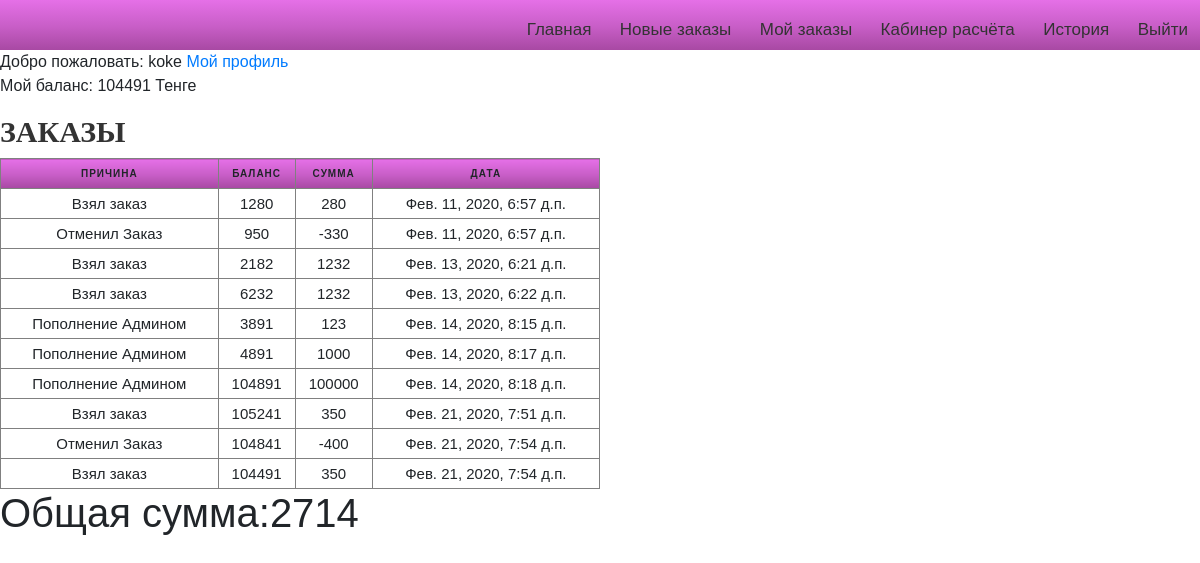
The app's page /curiers/private_curier_history/ (signed in) with its own data.
### curier/models.py (models this page shows)
class Curier(models.Model):
	user = models.OneToOneField(settings.AUTH_USER_MODEL, on_delete=models.CASCADE,related_name="mycurier")
	date_of_birth=models.DateField(blank=True, null=True)
	photo =models.ImageField(upload_to='curiers/%y/%m/%d', blank=True)
	experience=models.IntegerField(blank=True, null=True)
	phone = models.IntegerField(null=False, blank=False)
	is_available=models.BooleanField(default=False)
	balance = models.DecimalField(decimal_places=0,max_digits=1000,default=0)

class Changes(models.Model):
    user = models.ForeignKey(Curier,on_delete=models.CASCADE)
    balance_before= models.DecimalField(decimal_places=0,max_digits=1000,default=0)
    summa = models.DecimalField(decimal_places=0,max_digits=1000,default=0)
    reason = models.CharField(max_length=255)
    created_date=models.DateTimeField(default=timezone.now)

### curier/views.py (the view)
# urls.py: path("private_curier_history/",views.curier_history,name="curier_history"),
def curier_history(request):
    histories = Changes.objects.all().filter(user=request.user.mycurier)
    total=0
    for i in histories:
    		if i.reason!="Пополнение Админом":
    				total+=i.summa
    ctx={
    "history":histories,
    "total":total,
    }
    return render(request,"curiers/history.html",context=ctx)

### curier/templates/curiers/history.html (shortened to what this page needs)
{%extends 'curiers/base_curier.html' %} {%load static%} {%block title%} Личный кабиент Курьера 2{%endblock%} {%block content%}
<a href="{% url 'edit'%}">Мой профиль</a>
<p>Мой баланс: {{request.user.mycurier.balance}} Тенге</p>
<h2>Заказы</h2>
<table border="1" id="table_history">
    <thead>
    <tr>
        <th>Причина</th>
        <th>Баланс</th>
        <th>Сумма</th>
        <th>Дата</th>
    </tr>
    </thead>
    {%for i in history%}
    <tr>
        <td data-label="Причина">{{i.reason}}</td>
        <td data-label="Баланс">{{i.balance_before}}</td>
        <td data-label="Сумма">{{i.summa}}</td>
        <td data-label="Дата">{{i.created_date}}</td>
    </tr>
    {%endfor%}
</table>
<h1>Общая сумма:{{total}}</h1>
{%endblock content%}

### curier/templates/curiers/base_curier.html (shortened to what this page needs)
{% load static %}
<html lang="en">
<head>
    <link rel="stylesheet" href="https://use.fontawesome.com/releases/v5.8.2/css/all.css">
    <link rel="stylesheet" href="https://stackpath.bootstrapcdn.com/bootstrap/4.3.1/css/bootstrap.min.css">
    <link href="{% static 'css/style.css' %}" rel="stylesheet" />
</head>
<body>
    <div class="menu">
        <div class="links">
            {%if user.is_authenticated%}
            <a class="menu-item" href="{% url 'Home' %}">Главная</a>
            <a class="menu-item" href="{% url 'private_сurier2' %}">Новые заказы</a>
            <a class="menu-item" href="{% url 'private_сurier' %}">Мой заказы</a>
            <a class="menu-item" href="{% url 'curier_rashet' day='all'%}">Кабинер расчёта</a>
            <a class="menu-item" href="{% url 'curier_history' %}">История</a>
            <a class="menu-item" href="{% url 'user_logout' %}">Выйти</a> {%else%}
            <a class="menu-item" href="{% url 'user_login' %}">Авторизация</a> {%endif%}
        </div>
    </div>
    {%if user.is_authenticated%} Добро пожаловать: {{ user.username}} {%endif%} {%block content%} {%endblock content%}
</body>
</html>

### Lallog/static/css/style.css (style rules this page uses)
* { padding: 0; margin: 0; }
div { box-sizing: border-box; }
#table_history { width: 600px; font-size: 15px; }
#table_history th { height: 30px; background: #e570e7; background: -moz-linear-gradient(top, #e570e7 0%, #c85ec7 53%, #a849a3 100%); background: -webkit-linear-gradient(top, #e570e7 0%,#c85ec7 53%,#a849a3 100%); background: linear-gradient(to bottom, #e570e7 0%,#c85ec7 53%,#a849a3 100%); filter: progid:DXImageTransform.Microsoft.gradient( startColorstr='#e570e7', endColorstr='#a849a3',GradientType=0 ); }
#table_history td { height: 30px; }
table { width: 100%; margin:0; padding:0; border-collapse: collapse; border-spacing: 0; }
table tr { padding: 3px; }
table th, table td { padding: 3px; text-align: center; }
table th { text-transform: uppercase; font-size: 10px; letter-spacing: 1px; }
body { font-family: sans-serif; }
.menu { text-align: right; background: #e570e7; background: -moz-linear-gradient(top, #e570e7 0%, #c85ec7 53%, #a849a3 100%); background: -webkit-linear-gradient(top, #e570e7 0%,#c85ec7 53%,#a849a3 100%); background: linear-gradient(to bottom, #e570e7 0%,#c85ec7 53%,#a849a3 100%); filter: progid:DXImageTransform.Microsoft.gradient( startColorstr='#e570e7', endColorstr='#a849a3',GradientType=0 ); height: 50px; }
.menu-item { display: inline-block; color:#333; font-size: 17px; line-height: 30px; padding: 15px 12px; text-decoration: none; }
h2 { color: #333333; font-family: "Open+Sans"; font-size: 30px; font-weight: 700; text-transform: uppercase; margin-top: 10px; }

### records on screen
Changes: reason "Взял заказ", balance_before "1280", summa "280", created_date "Фев. 11, 2020, 6:57 д.п."
Changes: reason "Отменил Заказ", balance_before "950", summa "-330", created_date "Фев. 11, 2020, 6:57 д.п."
Changes: reason "Взял заказ", balance_before "2182", summa "1232", created_date "Фев. 13, 2020, 6:21 д.п."
Changes: reason "Взял заказ", balance_before "6232", summa "1232", created_date "Фев. 13, 2020, 6:22 д.п."
Changes: reason "Пополнение Админом", balance_before "3891", summa "123", created_date "Фев. 14, 2020, 8:15 д.п."
Changes: reason "Пополнение Админом", balance_before "4891", summa "1000", created_date "Фев. 14, 2020, 8:17 д.п."
Changes: reason "Пополнение Админом", balance_before "104891", summa "100000", created_date "Фев. 14, 2020, 8:18 д.п."
Changes: reason "Взял заказ", balance_before "105241", summa "350", created_date "Фев. 21, 2020, 7:51 д.п."
Changes: reason "Отменил Заказ", balance_before "104841", summa "-400", created_date "Фев. 21, 2020, 7:54 д.п."
Changes: reason "Взял заказ", balance_before "104491", summa "350", created_date "Фев. 21, 2020, 7:54 д.п."

### other values on screen
{{ user.username }} "koke"
{{ request.user.mycurier.balance }} "104491"
{{ total }} "2714"
